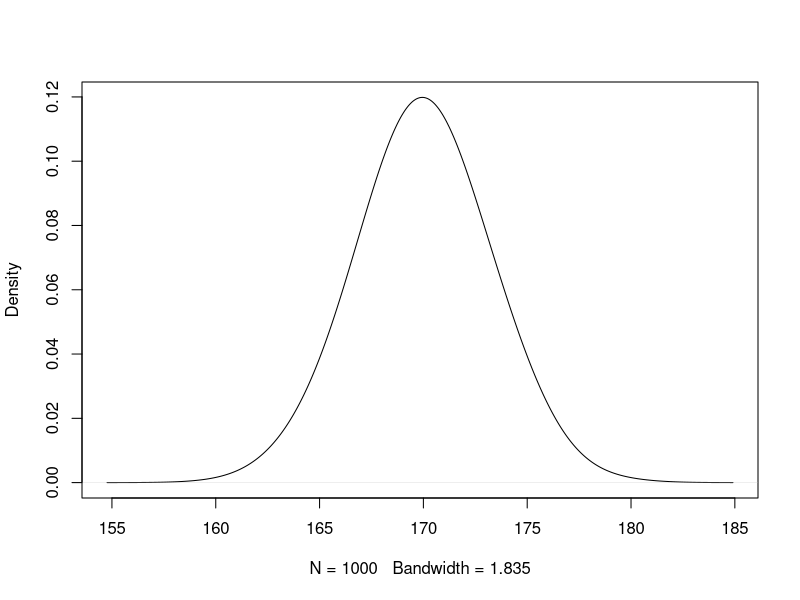

Source code (R):
# ===============================================================
# Summer Institute in Statistical Genetics, 2015, Seattle
# Advanced Quantitative Genetics
# Practical 1 
# Date:
# Author:
# ===============================================================
#setwd("~/Desktop/SISG_AQG_2015") # Mac and Linux

setwd("C:/Users/vonholle/Documents/grad_school/misc/training/sisg-2015/module23/sisg-2015-module23") # Windows

args(rnorm)
height <- rnorm(1000, 170, 2.8)
mean(height)
sd(height)
plot(density(height, adjust = 3), main = '')

y.means <- c(5, 15, 20)
y.sd <- 5

# Generate a SNP. Sample from the binomial distribution with success probability 0.4
# Success probability corresponds to the MAF
snp <- rbinom(1000, 2, 0.4)
# Generate Y given the SNP and bind to data frame
y <- rnorm(1000, y.means[factor(snp)], y.sd)
snp.data <- data.frame(cbind(y, snp))
